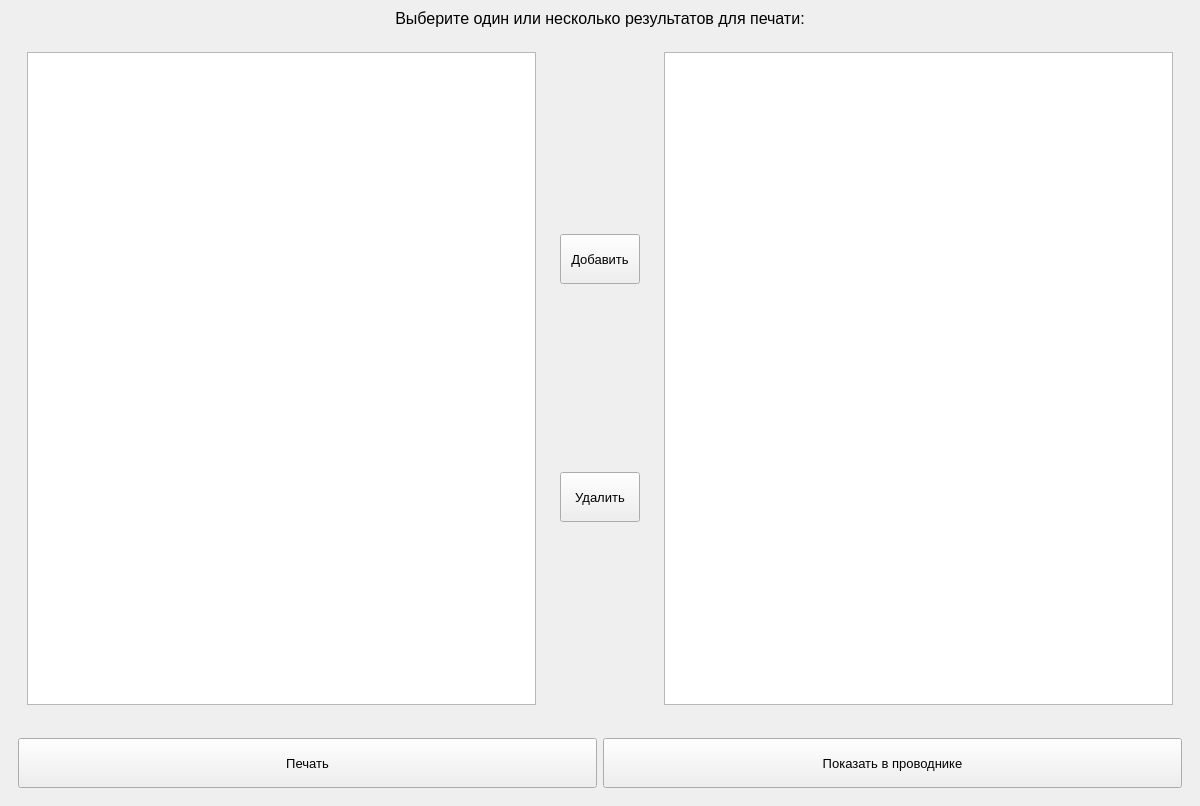
<?xml version="1.0" encoding="UTF-8"?>
<ui version="4.0">
 <class>MainWindow</class>
 <widget class="QMainWindow" name="MainWindow">
  <property name="windowModality">
   <enum>Qt::WindowModal</enum>
  </property>
  <property name="geometry">
   <rect>
    <x>0</x>
    <y>0</y>
    <width>1200</width>
    <height>806</height>
   </rect>
  </property>
  <property name="windowTitle">
   <string>Менеджер отчетов</string>
  </property>
  <property name="windowIcon">
   <iconset>
    <normalon>logo.ico</normalon>
   </iconset>
  </property>
  <widget class="QWidget" name="centralwidget">
   <layout class="QVBoxLayout" name="verticalLayout_4">
    <item>
     <widget class="QLabel" name="label_2">
      <property name="font">
       <font>
        <pointsize>12</pointsize>
       </font>
      </property>
      <property name="text">
       <string>Выберите один или несколько результатов для печати:</string>
      </property>
      <property name="alignment">
       <set>Qt::AlignCenter</set>
      </property>
     </widget>
    </item>
    <item>
     <widget class="QWidget" name="widget_2" native="true">
      <layout class="QHBoxLayout" name="horizontalLayout">
       <item>
        <widget class="QWidget" name="widget_3" native="true">
         <layout class="QVBoxLayout" name="verticalLayout_2">
          <item>
           <widget class="QListWidget" name="srcTree"/>
          </item>
         </layout>
        </widget>
       </item>
       <item>
        <widget class="QWidget" name="widget_4" native="true">
         <layout class="QVBoxLayout" name="verticalLayout_3">
          <item>
           <widget class="QPushButton" name="addToReport">
            <property name="minimumSize">
             <size>
              <width>0</width>
              <height>50</height>
             </size>
            </property>
            <property name="font">
             <font>
              <pointsize>10</pointsize>
             </font>
            </property>
            <property name="text">
             <string>Добавить</string>
            </property>
           </widget>
          </item>
          <item>
           <widget class="QPushButton" name="removeFromReport">
            <property name="minimumSize">
             <size>
              <width>0</width>
              <height>50</height>
             </size>
            </property>
            <property name="font">
             <font>
              <pointsize>10</pointsize>
             </font>
            </property>
            <property name="text">
             <string>Удалить</string>
            </property>
           </widget>
          </item>
         </layout>
        </widget>
       </item>
       <item>
        <widget class="QWidget" name="widget_5" native="true">
         <layout class="QVBoxLayout" name="verticalLayout">
          <item>
           <widget class="QListWidget" name="destTree"/>
          </item>
         </layout>
        </widget>
       </item>
      </layout>
     </widget>
    </item>
    <item>
     <widget class="QWidget" name="widget" native="true">
      <property name="minimumSize">
       <size>
        <width>0</width>
        <height>50</height>
       </size>
      </property>
      <layout class="QHBoxLayout" name="horizontalLayout_2">
       <item>
        <widget class="QPushButton" name="printReport">
         <property name="minimumSize">
          <size>
           <width>0</width>
           <height>50</height>
          </size>
         </property>
         <property name="font">
          <font>
           <pointsize>10</pointsize>
          </font>
         </property>
         <property name="text">
          <string>Печать</string>
         </property>
        </widget>
       </item>
       <item>
        <widget class="QPushButton" name="pushButton">
         <property name="minimumSize">
          <size>
           <width>0</width>
           <height>50</height>
          </size>
         </property>
         <property name="font">
          <font>
           <pointsize>10</pointsize>
          </font>
         </property>
         <property name="text">
          <string>Показать в проводнике</string>
         </property>
        </widget>
       </item>
      </layout>
     </widget>
    </item>
   </layout>
  </widget>
 </widget>
 <resources/>
 <connections/>
</ui>
